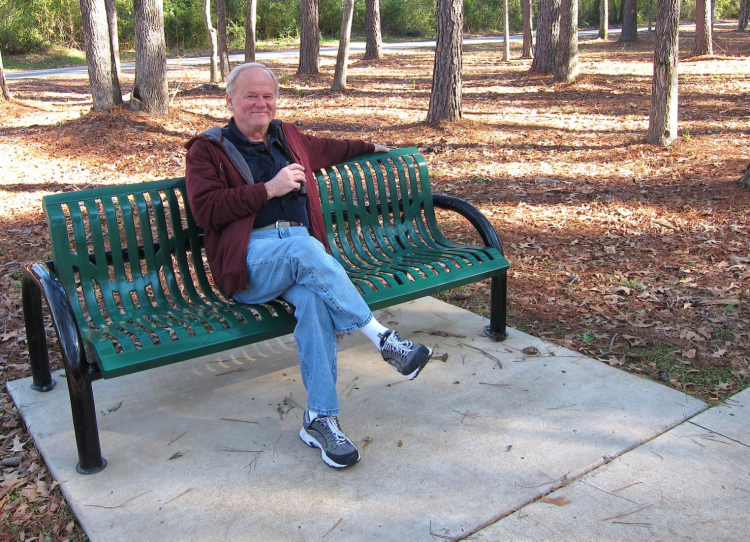
#> input picture imgs/8399166846_f6fb4e4b8e_k.png, 1499 x 1083 px (shown at 1/2 size); its folder holds only this picture in this run
$ python draw_mask.py
#> lines starting #> are read from the running program, lines starting #| are printed output that depends on the picture
import cv2
import numpy as np
import os


drawing = False # true if mouse is pressed
ix,iy = -1,-1
target_size = (640,640)
imgs_folder = "./imgs"
masks_folder = "./masks"


def draw_mask(img_path):

    # mouse callback function
#> called with img_path = '8399166846_f6fb4e4b8e_k.png'
    def draw_circle(event,x,y,flags,param):
        global ix,iy,drawing


        if event == cv2.EVENT_LBUTTONDOWN:
            drawing = True
            ix,iy = x,y

        elif event == cv2.EVENT_MOUSEMOVE:
            if drawing == True:
                cv2.circle(img_resized,(x,y),5,(0,0,255),-1)
                cv2.circle(img_mask,(x,y),5,(255),-1)

        elif event == cv2.EVENT_LBUTTONUP:
            drawing = False
            cv2.circle(img_resized,(x,y),5,(0,0,255),-1)
            cv2.circle(img_mask,(x,y),5,(255),-1)

    img_mask = np.zeros(target_size, np.uint8)
    img = cv2.imread(imgs_folder+'/'+img_path)
#> img is the input picture: shape (1083, 1499, 3); mean B, G, R 129.1, 131.2, 135.7
    print(img.shape)
#| (1083, 1499, 3)
    if img.shape[0:2]!=target_size:
        img_resized = cv2.resize(img,target_size,interpolation=cv2.INTER_AREA)
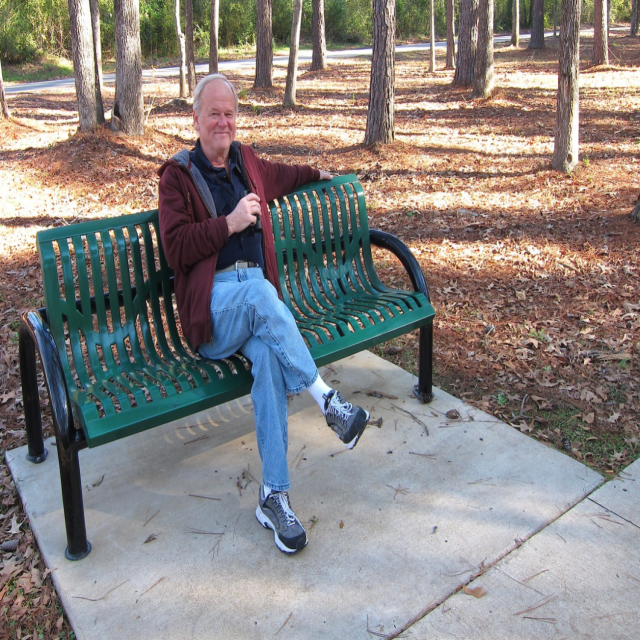
#> img_resized: shape (640, 640, 3); mean B, G, R 129.1, 131.2, 135.7
        cv2.imwrite(masks_folder+'/'+img_path,img_resized)

    else:
        img_resized = img
    print(img_resized.shape)
#| (640, 640, 3)

    cv2.namedWindow('image')
    cv2.setMouseCallback('image',draw_circle)

    while(1):
        cv2.imshow('image',img_resized)
        k = cv2.waitKey(1) & 0xFF
#> (key Esc is pressed here)
        if k == 27:
            break

    cv2.floodFill(img_mask, None, (0, 0), (255))
    img_mask = cv2.bitwise_not(img_mask)
    cv2.imwrite(masks_folder+'/'+img_path[:-4]+"_mask.png",img_mask)
    # cv2.imwrite("img.png",img_resized)


    cv2.destroyAllWindows()

def main():
    for file in os.listdir(imgs_folder):
        # file = "8399166846_f6fb4e4b8e_k.png"

        draw_mask(file)


if __name__ == "__main__":
    main()
